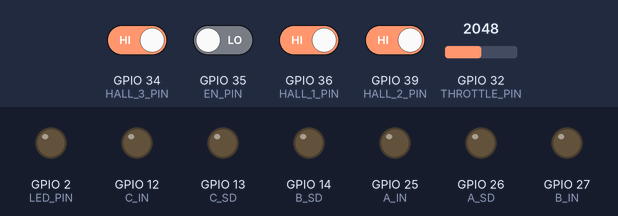
Recording of a sketch running on a simulated ESP32. Shown: output pins drawn as LEDs (lit = HIGH). The inputs (shaded band) are chosen by the test bench; at power-on: GPIO 34 (HALL_3_PIN), GPIO 36 (HALL_1_PIN), GPIO 39 (HALL_2_PIN) HIGH, GPIO 35 (EN_PIN) LOW, GPIO 32 (THROTTLE_PIN) = 2048. EEPROM starts erased; what the sketch prints to the serial monitor is not drawn.

Above: at 1.2 s.
1.3 s: GPIO 35 (EN_PIN) driven HIGH
2.8 s: GPIO 34 (HALL_3_PIN) driven LOW
At 4.0 s:
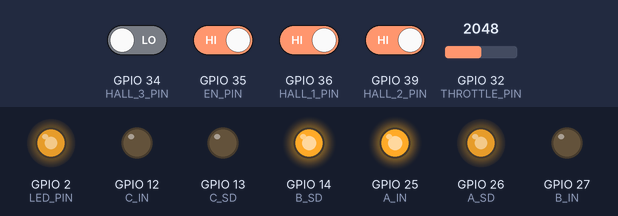
4.3 s: GPIO 36 (HALL_1_PIN) driven LOW
At 5.3 s:
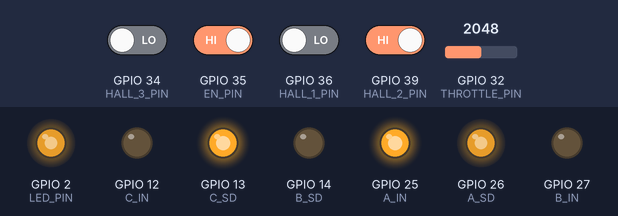
5.8 s: GPIO 32 (THROTTLE_PIN) set to 0
At 7.3 s:
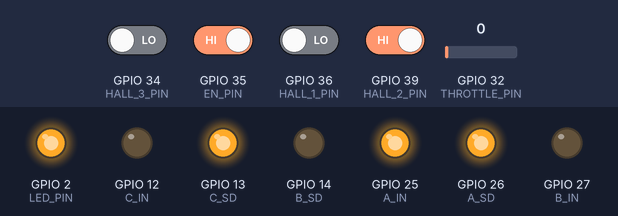
8.8 s: GPIO 34 (HALL_3_PIN) driven HIGH
At 9.9 s:
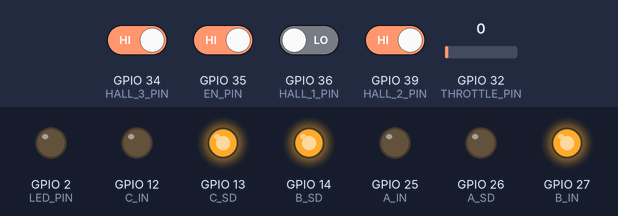
10.3 s: GPIO 39 (HALL_2_PIN) driven LOW
At 11.0 s:
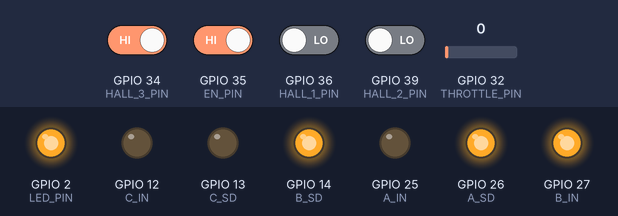
Timing chart, 0 to 12.8 s (numbered marks = the images above; inputs shaded):
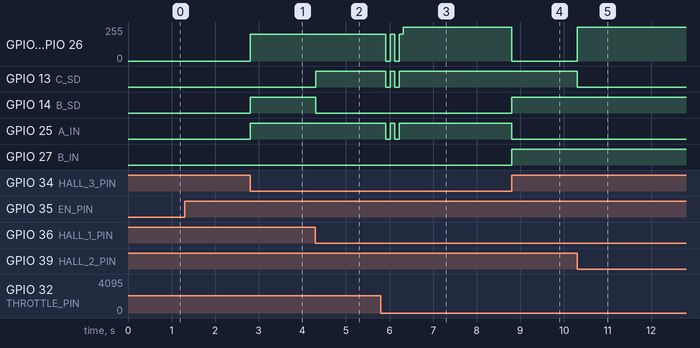

Measured:
- after the input at 2.8 s, GPIO 2 (LED_PIN), GPIO 26 (A_SD): 0/255 → 199/255 at once; GPIO 14 (B_SD), GPIO 25 (A_IN): LOW → HIGH at once
- after the input at 4.3 s, GPIO 13 (C_SD): LOW → HIGH at once; GPIO 14 (B_SD): HIGH → LOW at once
- after the input at 5.8 s, GPIO 2 (LED_PIN), GPIO 26 (A_SD): 199/255 → 0/255 after 0.12 s, → 199/255 0.10 s later, → 0/255 0.10 s later, → 199/255 0.10 s later, … (5 changes in this stretch); GPIO 13 (C_SD), GPIO 25 (A_IN): alternates HIGH for 0.10 s and LOW for 0.10 s, 4 changes in all, then stays HIGH, starting after 0.12 s
- after the input at 8.8 s, GPIO 2 (LED_PIN), GPIO 26 (A_SD): 255/255 → 0/255 at once; GPIO 14 (B_SD), GPIO 27 (B_IN): LOW → HIGH at once; GPIO 25 (A_IN): HIGH → LOW at once
- after the input at 10.3 s, GPIO 2 (LED_PIN), GPIO 26 (A_SD): 0/255 → 255/255 at once; GPIO 13 (C_SD): HIGH → LOW at once

The sketch:

Motor_Controller_Rev02_V1.2.ino
```cpp
/*
Monash Shell Eco Marathon team
- this is developed for SEM Asia 2024

Motor controller connection
(BIG 48V 1kW motor)

channel A - U - red (throttle pins)
channel B - W - black
channel C - V - yellow (cloest to hall sensors)

Hall 1  - white wire
Hall 2  - green wire
Hall 3  - blue wire

Written by AndrewJNg
*/

// user settings
#define debug true

/////////////////////////////////////////////////////////////////////////////////////
// Hall effect & User inputs pins

#define HALL_1_PIN 36  //white
#define HALL_2_PIN 39  //green
#define HALL_3_PIN 34  //blue
#define EN_PIN 35
#define THROTTLE_PIN 32

/////////////////////////////////////////////////////////////////////////////////////
// Mosfetr driver pinout
#define A_IN 25
#define A_SD 26
#define B_IN 27
#define B_SD 14
#define C_IN 12
#define C_SD 13

// Built in LED pin
#define LED_PIN 2
#include "motor.h"

/////////////////////////////////////////////////////////////////////////////////////
// Throttle
#include "lowPass.h"
LowPass<1> lpTop(5, 10, true);

int max_throttle = 0;
int min_throttle = 4096;
#include "memory.h"


// global variables
int stepstate = 0;
int throt_pwm = 0;

unsigned long previousMillis = 0;
//////////////////////////////////////////////////////////////////////////////////////////////////////////////////////////////////////////////////////////////////////////

void setup() {
  // Setup serial terminal for debugging
  if (debug) Serial.begin(115200);
  motor_setup();

  /////////////////////////////////////////////////////////////////////////////////////
  // Read input from hall effect sensors and throttle
  pinMode(HALL_1_PIN, INPUT);
  pinMode(HALL_2_PIN, INPUT);
  pinMode(HALL_3_PIN, INPUT);

  pinMode(THROTTLE_PIN, INPUT);
  pinMode(EN_PIN, INPUT);

  /////////////////////////////////////////////////////////////////////////////////////
  // Calibration mode

  int throttle = analogRead(THROTTLE_PIN);
  if (throttle > (4096 / 2)) {
    previousMillis = millis();
    int throttle_percent = 0;
    unsigned long calib_time = millis() - previousMillis;

    // enter calibration mode
    if (debug) Serial.println("entered calibration mode");
    do {
      throttle = analogRead(THROTTLE_PIN);
      if (throttle > max_throttle) max_throttle = throttle;
      else if (throttle < min_throttle) min_throttle = throttle;

      throttle_percent = map(throttle, min_throttle, max_throttle, 0, 100);
      calib_time = millis() - previousMillis;

      if (debug) {
        Serial.print("current values  ");

        Serial.print("  min: ");
        Serial.print(min_throttle);
        Serial.print("  max: ");
        Serial.print(max_throttle);

        Serial.print("  percent: ");
        Serial.print(throttle_percent);
        Serial.print("  time: ");
        Serial.print(calib_time);
        Serial.println();
      }
    } while ((throttle_percent < 5) || (calib_time < 5000));  //exit when throttle exceeds 5% and 5 second has passed
    store_memory();
  }

  /////////////////////////////////////////////////////////////////////////////////////
  // Normal mode
  read_memory();
  if (debug) {
    Serial.println("entered normal mode");
    Serial.print("min: ");
    Serial.println(min_throttle);
    Serial.print("max: ");
    Serial.println(max_throttle);
  }
}

//////////////////////////////////////////////////////////////////////////////////////////////////////////////////////////////////////////////////////////////////////////

void loop() {
  int hallState1 = digitalRead(HALL_1_PIN);
  int hallState2 = digitalRead(HALL_2_PIN);
  int hallState3 = digitalRead(HALL_3_PIN);

  int enable = digitalRead(EN_PIN);

  // sample throttle at 10Hz, to increase speed for hall sensors reading
  unsigned long currentMillis = millis();
  if (currentMillis - previousMillis >= 100) {
    previousMillis = currentMillis;
    throt_pwm = readThrottle();
  }

  /////////////////////////////////////////////////////////////////////////////////////
  // step sequencer using hall effect inputs
  if (hallState1 == 0 && hallState2 == 0 && hallState3 == 1) stepstate = 0;
  else if (hallState1 == 1 && hallState2 == 0 && hallState3 == 1) stepstate = 1;
  else if (hallState1 == 1 && hallState2 == 0 && hallState3 == 0) stepstate = 2;
  else if (hallState1 == 1 && hallState2 == 1 && hallState3 == 0) stepstate = 3;
  else if (hallState1 == 0 && hallState2 == 1 && hallState3 == 0) stepstate = 4;
  else if (hallState1 == 0 && hallState2 == 1 && hallState3 == 1) stepstate = 5;
  else {
    stepstate = 7;
    if (debug) {
      Serial.print("unstable step");

      Serial.print("    ");
      Serial.print("curr step= ");
      Serial.print(stepstate);
      Serial.print("  h1:");
      Serial.print(hallState1);
      Serial.print("  h2:");
      Serial.print(hallState2);
      Serial.print("  h3:");
      Serial.print(hallState3);
      Serial.println();
    }
  }
  /*
  // delay(1);
  delayMicroseconds(50);
  stepstate++;
  stepstate = stepstate % 6;
  */

  if (enable) {
    // write the output to the writePWM function, which changes mosfet driver outputs accordingly
    writePWM(stepstate, throt_pwm);

    if (debug) {
      Serial.print(analogRead(THROTTLE_PIN));
      Serial.print("  ");
      Serial.print(throt_pwm);
      Serial.print("  step= ");
      Serial.print(stepstate);
      Serial.print("  en= ");
      Serial.print(enable);
      Serial.print("  h1:");
      Serial.print(hallState1);
      Serial.print("  h2:");
      Serial.print(hallState2);
      Serial.print("  h3:");
      Serial.print(hallState3);
      Serial.println();
    }
  }

  else {
    writePWM(7, 0);
    if (debug) Serial.println("disabled");
  }
}

/* Read the throttle value from the ADC. Because our ADC can read from 0v-3.3v, but the throttle doesn't output over this whole range,
 * scale the throttle reading to take up the full range of 0-255
 */
#define max_pwm 200  // set highest pwm allowed, too high would cause bootstrap capacitors to not charge in time
uint8_t readThrottle() {

  int32_t adc = analogRead(THROTTLE_PIN);  // Note, analogRead can be slow!
  adc = lpTop.filt(adc);                   // low pass filter on throttle input

  // Scale the output between 0 and 120, out of 0-255 (to limit the max speed of the car)
  if (adc < min_throttle) adc = 0;
  else if (adc > max_throttle) adc = max_pwm;
  else adc = map(adc, min_throttle, max_throttle, 0, max_pwm);

  return adc;
}
```

lowPass.h
```cpp
template<int order>  // order is 1 or 2
class LowPass {
private:
  float a[order];
  float b[order + 1];
  float omega0;
  float dt;
  bool adapt;
  float tn1 = 0;
  float x[order + 1];  // Raw values
  float y[order + 1];  // Filtered values

public:
  LowPass(float f0, float fs, bool adaptive) {
    // f0: cutoff frequency (Hz)
    // fs: sample frequency (Hz)
    // adaptive: boolean flag, if set to 1, the code will automatically set
    // the sample frequency based on the time history.

    omega0 = 6.28318530718 * f0;
    dt = 1.0 / fs;
    adapt = adaptive;
    tn1 = -dt;
    for (int k = 0; k < order + 1; k++) {
      x[k] = 0;
      y[k] = 0;
    }
    setCoef();
  }

  void setCoef() {
    if (adapt) {
      float t = micros() / 1.0e6;
      dt = t - tn1;
      tn1 = t;
    }

    float alpha = omega0 * dt;
    if (order == 1) {
      a[0] = -(alpha - 2.0) / (alpha + 2.0);
      b[0] = alpha / (alpha + 2.0);
      b[1] = alpha / (alpha + 2.0);
    }
    if (order == 2) {
      float alphaSq = alpha * alpha;
      float beta[] = { 1, sqrt(2), 1 };
      float D = alphaSq * beta[0] + 2 * alpha * beta[1] + 4 * beta[2];
      b[0] = alphaSq / D;
      b[1] = 2 * b[0];
      b[2] = b[0];
      a[0] = -(2 * alphaSq * beta[0] - 8 * beta[2]) / D;
      a[1] = -(beta[0] * alphaSq - 2 * beta[1] * alpha + 4 * beta[2]) / D;
    }
  }

  float filt(float xn) {
    // Provide me with the current raw value: x
    // I will give you the current filtered value: y
    if (adapt) {
      setCoef();  // Update coefficients if necessary
    }
    y[0] = 0;
    x[0] = xn;
    // Compute the filtered values
    for (int k = 0; k < order; k++) {
      y[0] += a[k] * y[k + 1] + b[k] * x[k];
    }
    y[0] += b[order] * x[order];

    // Save the historical values
    for (int k = order; k > 0; k--) {
      y[k] = y[k - 1];
      x[k] = x[k - 1];
    }

    // Return the filtered value
    return y[0];
  }
};
```

memory.h
```cpp
#include <Preferences.h>
Preferences preferences;

void read_memory() {
  // retrieve saved data
  preferences.begin("ThrottleData", false);
  max_throttle = preferences.getUInt("max_throttle", 0);
  min_throttle = preferences.getUInt("min_throttle", 0);
  preferences.end();
}

void store_memory(){
  // store data
  preferences.begin("ThrottleData", false);
  preferences.putUInt("max_throttle", max_throttle-50); // offset by 50, so it is easier to reach max throttle
  preferences.putUInt("min_throttle", min_throttle);
  preferences.end();
}
```

motor.h
```cpp
void motor_setup();
void writePWM(uint8_t motorState, uint8_t dutyCycle);
void writePhases(uint8_t ah, uint8_t bh, uint8_t ch, uint8_t al, uint8_t bl, uint8_t cl);

void motor_setup()
{
  /////////////////////////////////////////////////////////////////////////////////////
  // Mosfet driver setup
  const int freq = 20000;
  const int resolution = 8;

  // SD pin setup for mosfet drivers
  ledcSetup(2, freq, resolution);
  ledcSetup(3, freq, resolution);
  ledcSetup(4, freq, resolution);

  ledcAttachPin(A_SD, 2);
  ledcAttachPin(B_SD, 3);
  ledcAttachPin(C_SD, 4);

  /////////////////////////////////
  // IN pin setup for mosfet drivers
  pinMode(A_IN, OUTPUT);
  pinMode(B_IN, OUTPUT);
  pinMode(C_IN, OUTPUT);

  /////////////////////////////////
  // indicator LED
  ledcAttachPin(LED_PIN, 2);

  // disable all mosfets
  writePWM(7, 0);
}

//////////////////////////////////////////////////////////////////////////////////////////////////////////////////////////////////////////////////////////////////////////
/* This function takes a motorState (from 0 to 5) as an input, and decides which transistors to turn on
 * dutyCycle is from 0-255, and sets the PWM value.
 *
 * Note if dutyCycle is zero, or if there's an invalid motorState, then it turns all transistors off
 */

void writePWM(uint8_t motorState, uint8_t dutyCycle) {
  if (dutyCycle == 0)  // If zero throttle, turn all off
    motorState = 7;

  if (motorState == 0)
    writePhases(0, dutyCycle, 0, 255, 0, 0);  // HIGH B, LOW A
  else if (motorState == 1)
    writePhases(0, 0, dutyCycle, 255, 0, 0);  // HIGH C, LOW A
  else if (motorState == 2)
    writePhases(0, 0, dutyCycle, 0, 255, 0);  // HIGH C, LOW B
  else if (motorState == 3)
    writePhases(dutyCycle, 0, 0, 0, 255, 0);  // HIGH A, LOW B
  else if (motorState == 4)
    writePhases(dutyCycle, 0, 0, 0, 0, 255);  // HIGH A, LOW C
  else if (motorState == 5)
    writePhases(0, dutyCycle, 0, 0, 0, 255);  // HIGH B, LOW C
  else
    writePhases(0, 0, 0, 0, 0, 0);  // All off
}


//////////////////////////////////////////////////////////////////////////////////////////////////////////////////////////////////////////////////////////////////////////
/* Helper function to actually write values to transistors. For the low sides, takes a 0 or 1 for on/off
 * For high sides, takes 0-255 for PWM value
 */

void writePhases(uint8_t ah, uint8_t bh, uint8_t ch, uint8_t al, uint8_t bl, uint8_t cl) {
  if (ah > 0 && al == 0) {
    // HIGH SIDE
    digitalWrite(A_IN, 1);  // turn on High side mosfet
    ledcWrite(2, ah);       // pwm on SD pin
  } else if (ah == 0 && al > 0) {
    // LOW SIDE
    digitalWrite(A_IN, 0);  // turn on Low side mosfet
    ledcWrite(2, al);       // pwm on SD pin
  } else {
    // FLOATING
    digitalWrite(A_IN, 0);  // this state doesn't matter
    ledcWrite(2, 0);        // set SD pin low
  }

  ///////////////////////////////

  if (bh > 0 && bl == 0) {
    digitalWrite(B_IN, 1);
    ledcWrite(3, bh);
  } else if (bh == 0 && bl > 0) {
    digitalWrite(B_IN, 0);
    ledcWrite(3, bl);
  } else {
    digitalWrite(B_IN, 0);
    ledcWrite(3, 0);
  }

  ///////////////////////////////

  if (ch > 0 && cl == 0) {
    digitalWrite(C_IN, 1);
    ledcWrite(4, ch);
  } else if (ch == 0 && cl > 0) {
    digitalWrite(C_IN, 0);
    ledcWrite(4, cl);
  } else {
    digitalWrite(C_IN, 0);
    ledcWrite(4, 0);
  }
}
```
